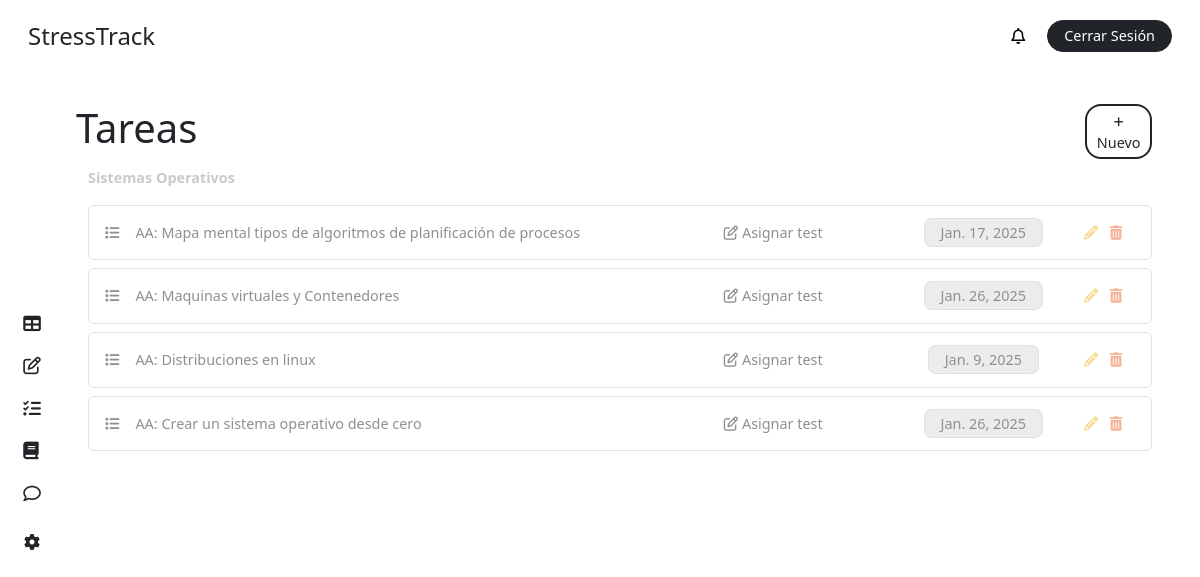
Page /tasks/ (signed in) on the committed database.
### stress/models.py (models this page shows, shortened)
class Course(models.Model):
    name = models.CharField(max_length=100)
    teacher = models.ForeignKey('CustomUser', on_delete=models.CASCADE, related_name='teaching_courses', limit_choices_to={'role': 'teacher'})

class Task(models.Model):
    title = models.CharField(max_length=200)
    due_date = models.DateField(blank=True, null=True)
    course = models.ForeignKey(Course, on_delete=models.CASCADE, related_name='tasks')

### stress/views.py (the view, shortened to what this page needs)
# urls.py: path('tasks/', views.list_tasks, name='list-tasks'),
@login_required
def list_tasks(request):
    user = request.user
    if user.role == 'student':
        course = user.course
    else:
        course = user.teaching_courses.first()
    if course:
        tasks = course.tasks.all()
    else:
        tasks = None
    context = {
        'tasks': tasks,
        'role': user.role,
        'course': course,
        'notifications': user.notifications.all(),
        'unread_notifications': user.notifications.filter(is_read=False).count(),
    }
    return render(request, 'dashboard/task.html', context)

### stress/templates/dashboard/task.html (shortened to what this page needs)
{% extends "base/dashboard_base.html" %}
{% block content %}
{% include "elements/dashboard_sidebar.html" with role=role %}
<main class="main p-4 pt-2 pe-5">
    <div class="my-4">
        <div class="row">
            <div class="col-11 p-0">
                <h1 class="m-0">Tareas</h1>
            </div>
            {% if role == 'teacher' %}
                    <div class="col-1 d-flex flex-column justify-content-center">
                        <button
                            class="fs-7 text-center rounded-4 bg-white border border-dark border-2 text-dark text-decoration-none py-1 px-2"
                            data-bs-toggle="modal"
                            data-bs-target="#addTaskModal">
                            <i class="fa-solid fa-plus fs-8"></i> Nuevo
                        </button>
                    </div>
            {% endif %}
        </div>
        <label class="text-grisillo fw-bold my-2">
            {% if course %}
                {{ course.name }}
            {% else %}
                Curso
            {% endif %}
        </label>
        {% if not tasks %}
            <div class="bg-inf p-3 rounded-2 text-gris">
                <i class="fas fa-info-circle"></i> No existen tareas asignadas por el momento.
            </div>
        {% else %}
            {% for task in tasks %}
                {% if role == 'student' %}
                    <div class="p-3 my-2 rounded-2 text-gris border border-1">
                        <div class="row">
                            <div class="col-10">
                                <i class="fa-solid fa-list me-3"></i>{{ task.title }}
                            </div>
                            <div class="col-2 text-end">
                                <div class="ms-4 bg-color-grisillo py-1 px-3 border d-inline rounded-3 fs-7">
                                    {{ task.due_date }}
                                </div>
                            </div>
                        </div>
                    </div>
                {% else %}
                    <div class="p-3 my-2 rounded-2 text-gris border border-1">
                        <div class="row">
                            <div class="col-7">
                                <i class="fa-solid fa-list me-3"></i>{{ task.title }}
                            </div>
                            <div class="col-2">
                                <a href="{% url 'list-test' %}?open_modal=true" class="mx-1 text-decoration-none text-gris assign-test">
                                    <i class="fa-regular fa-pen-to-square"></i>
                                    Asignar test
                                </a>
                            </div>
                            <div class="col-2 text-center">
                                <div class="ms-4 bg-color-grisillo py-1 px-3 border d-inline rounded-3 fs-7">
                                    {{ task.due_date }}
                                </div>
                            </div>
                            <div class="col-1 text-center">
                                <a  href="#"
                                    class="mx-1 text-decoration-none text-not-bad edit-task"
                                    data-bs-toggle="modal"
                                    data-bs-target="#updateModal"
                                    data-task='{"id": "{{ task.id }}", "title": "{{ task.title }}", "due_date": "{{ task.due_date }}"}'
                                    title="Editar">
                                    <i class="fa-solid fa-pencil"></i>
                                </a>
                                <a  href="{% url 'delete-task' task.id %}"
                                    class="mx-1 text-decoration-none text-dying"
                                    title="Eliminar"
                                    id="delete-task-{{ task.id }}"
                                >
                                    <i class="fa-solid fa-trash-can"></i>
                                </a>
                            </div>
                        </div>
                    </div>
                {% endif %}
            {% endfor %}
        {% endif %}
    </div>
</main>
{% endblock %}

### stress/static/css/main.css (style rules this page uses)
body { height: 100vh; margin: 0; padding: 0; display: grid; grid-template-columns: 4rem 1fr; grid-template-rows: 4.5rem 1fr; grid-template-areas: "header header" "side main"; gap: 0; background-color: white; }
.main { grid-area: main; overflow-y: auto; }
.fs-7 { font-size: .9rem; }
.fs-8 { font-size: .7rem !important; }
.text-not-bad { color: #f8da95; }
.text-dying { color: #f9b29a; }
.text-grisillo { color: #cacaca; font-size: .9rem; }
.text-gris { color: #8f8f8f !important; font-size: .9rem; }
.bg-color-grisillo { background-color: #ececec; }

### rows in the picture
Course: name "Sistemas Operativos"
Task: title "AA: Mapa mental tipos de algoritmos de planificación de procesos", due_date "Jan. 17, 2025"
Task: title "AA: Maquinas virtuales y Contenedores", due_date "Jan. 26, 2025"
Task: title "AA: Distribuciones en linux", due_date "Jan. 9, 2025"
Task: title "AA: Crear un sistema operativo desde cero", due_date "Jan. 26, 2025"
